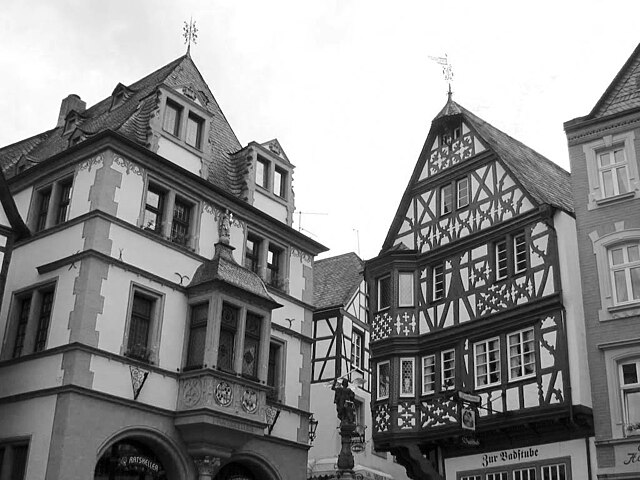
#> input picture ex5report_AaronGarcia/test52.jpg, 640 x 480 px
$ python ex5-thresh.py
#> lines starting #> are read from the running program, lines starting #| are printed output that depends on the picture; after the words box and inside, x2 and y2 are one past the last pixel; in counts of white or black regions, pixels touching at a corner belong together
import cv2
import numpy as np
from matplotlib import pyplot as plt

#read the image
image = cv2.imread('test52.jpg', cv2.IMREAD_GRAYSCALE)
#> image is the input picture: shape (480, 640); min 0, max 255, mean 141.2

#define og thresholding: compute the median of the single-channel pixel intensities
og_threshold = np.median(image)
#> og_threshold = 131

#define delta_t to be the rate of change between current_threshold-prev_threshold
delta_t = -1

#calculate the desired global threshold. If delta_t = 0, finalize global threshold value.
prev_threshold = og_threshold
#> prev_threshold = 131
threshold = prev_threshold
#> threshold = 131
while delta_t != 0:

    prev_threshold = threshold
    #debugging
    print("Threshold is now", threshold)
    width, height = image.shape
    #t1/t2 is # of all pixels in g1/g2 respectively
    t1 = 0
    t2 = 0
    #g1/g2 is a bucket of the total combined pixel value intensity. adding it makes it easier to calc m1/m2 respectively
    g1 = 0
    g2 = 0
    #algorithm used to search through image and add up all pixel intensity values
    for x in range(0, width):
        for y in range(0, height):
            if image[x,y] > threshold:
                g1 = g1 + image[x,y]
                t1 = t1 + 1
            else:
                g2 = g2 + image[x,y]
                t2 = t2 + 1
    #calculating median threshold value
    threshold = (g1/t1 + g2/t2)/2
    #calculating delta_t
    delta_t = prev_threshold - threshold
#> this loop made 6 passes
#> (prev_threshold, delta_t) on pass 1: (131, -10.69)
#| Threshold is now 131.0

#use static threshold
max_value = 255
_, binary_static_image = cv2.threshold(image, og_threshold, max_value, cv2.THRESH_BINARY)
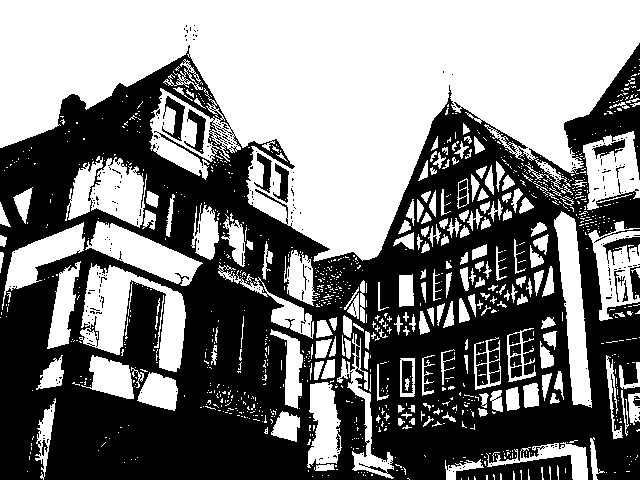
#> binary_static_image: shape (480, 640); 49.7% white; 1050 white regions (839 under 20 px), largest, box (x1, y1, x2, y2) and area: (0, 0, 640, 262) 93522, (79, 263, 186, 372) 5202, (554, 211, 592, 408) 3610
print("Used threshold value:", _)
#| Used threshold value: 131.0

#apply calculated global threshold to the image to produce final image
_, binary_iterative_image = cv2.threshold(image, threshold, max_value, cv2.THRESH_BINARY)
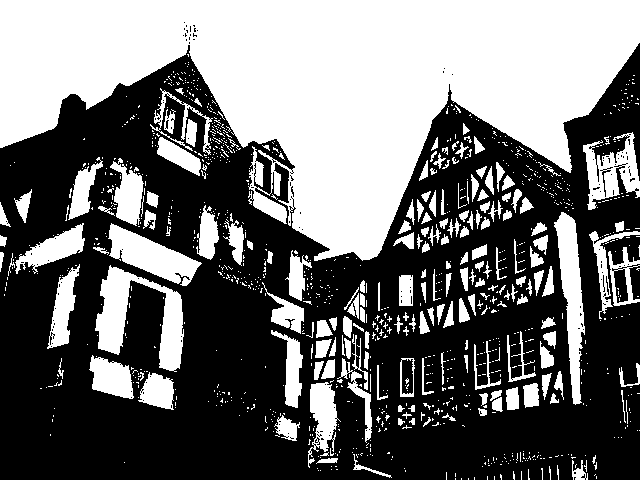
#> binary_iterative_image: shape (480, 640); 43.5% white; 1119 white regions (929 under 20 px), largest, box (x1, y1, x2, y2) and area: (0, 0, 640, 261) 89178, (95, 265, 184, 372) 3927, (554, 212, 585, 405) 2872
print("Used threshold value:", _)
#| Used threshold value: 150.0

#apply gaussian blur to reduce noise, improve output
blurred = cv2.GaussianBlur(image, (5, 5), 0)
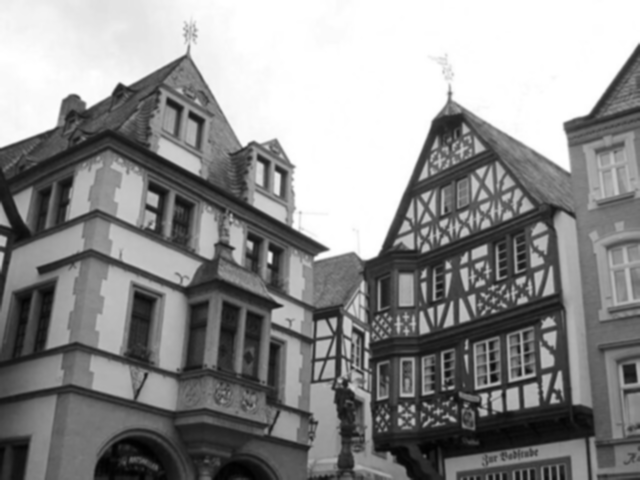
#> blurred: shape (480, 640); min 1, max 255, mean 141.2

#apply Otsu's thresholding
ret, otsu_threshold = cv2.threshold(blurred, 0, 255, cv2.THRESH_BINARY + cv2.THRESH_OTSU)
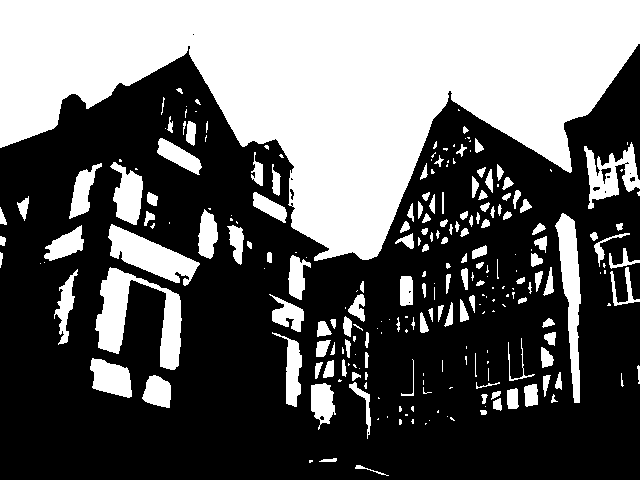
#> otsu_threshold: shape (480, 640); 38.8% white; 249 white regions (110 under 20 px), largest, box (x1, y1, x2, y2) and area: (0, 0, 640, 261) 87991, (95, 267, 182, 370) 3616, (108, 224, 200, 286) 2513
#> ret = 157

#display the results
#show before and after.
cv2.imshow("Original image", image)
cv2.imshow("Global Thresholding- Static ", binary_static_image)
cv2.imshow("Global Thresholding- Iterative", binary_iterative_image)
cv2.imshow("Blurred image", blurred)
cv2.imshow("Otsu-threshold image", otsu_threshold)

cv2.waitKey(0)
